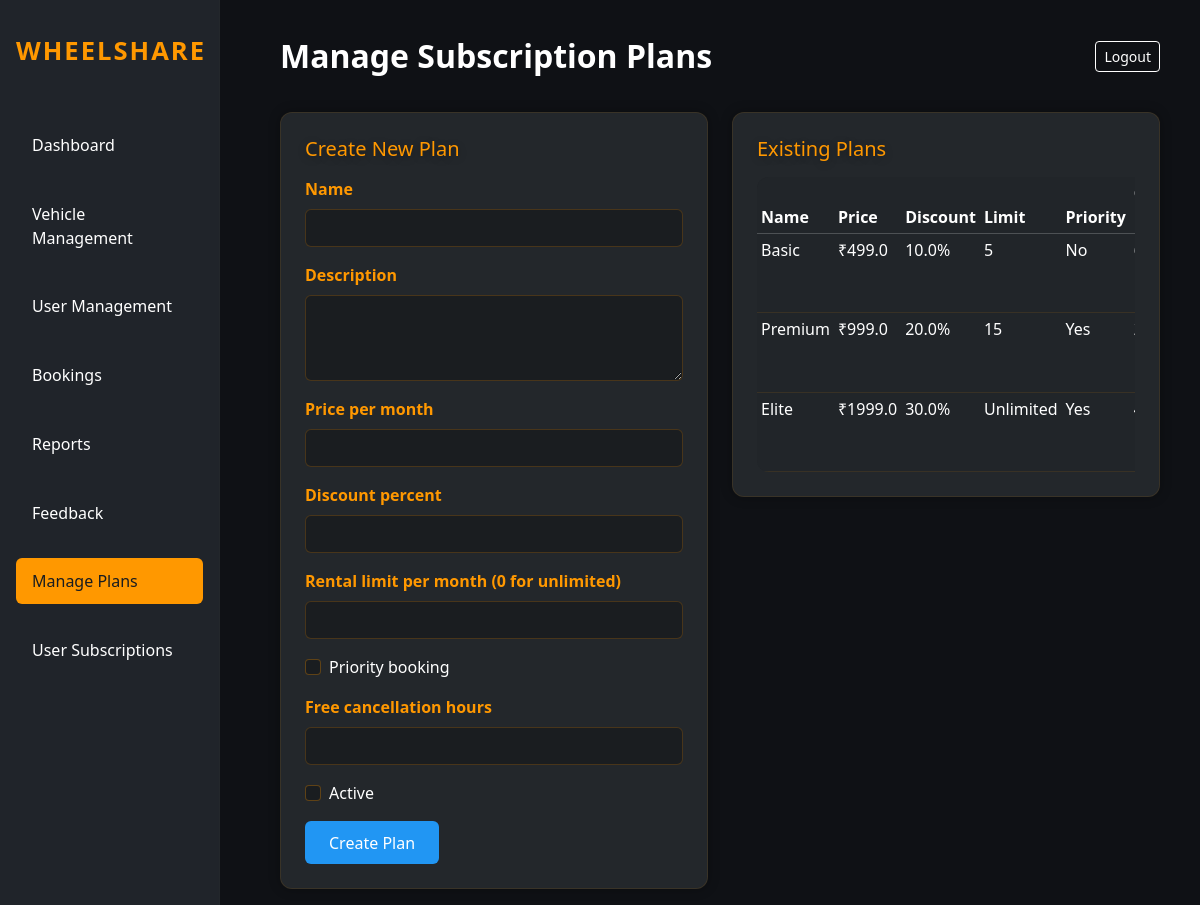
The app's page /admin/subscriptions (signed in) with its own data.
### models.py (models this page shows)
class SubscriptionPlan(db.Model):
    id = db.Column(db.Integer, primary_key=True)
    name = db.Column(db.String(100), nullable=False)  # Basic, Premium, Gold
    description = db.Column(db.String(500), nullable=False)
    price_per_month = db.Column(db.Float, nullable=False)
    discount_percent = db.Column(db.Float, default=0.0)  # Discount on rentals
    rental_limit_per_month = db.Column(db.Integer, nullable=True)  # None = unlimited
    priority_booking = db.Column(db.Boolean, default=False)  # Early access to new vehicles
    free_cancellation_hours = db.Column(db.Integer, default=24)  # Free cancellation within X hours
    created_date = db.Column(db.DateTime, default=db.func.now(), nullable=False)
    is_active = db.Column(db.Boolean, default=True, nullable=False)
    user_subscriptions = db.relationship('UserSubscription', backref='plan', lazy=True)

### app.py (the view, shortened to what this page needs)
@app.route('/admin/subscriptions', methods=['GET','POST'])
@admin_required
def admin_subscriptions():
    plans = SubscriptionPlan.query.all()
    return render_template('admin_subscriptions.html', plans=plans)

### app.py (called while the page is built, shortened)
@app.before_request
def _dev_bypass_auth():
    try:
        if os.getenv('DEV_BYPASS_AUTH', '') != '1':
            return
    except Exception:
        pass

def admin_required(f):
    @wraps(f)
    def decorated_function(*args, **kwargs):
        if "user_id" not in session:
            flash("Please login to access this page.", "warning")
            return redirect(url_for('login_select'))
        if session.get("role") != "admin":
            flash("Access denied. Admin privileges required.", "danger")
            return redirect(url_for('home'))
        return f(*args, **kwargs)
    return decorated_function

### templates/admin_subscriptions.html (shortened to what this page needs)
<!DOCTYPE html>
<html lang="en">
<head>
    <link href="https://cdn.jsdelivr.net/npm/bootstrap@5.3.2/dist/css/bootstrap.min.css" rel="stylesheet">
    <link rel="stylesheet" href="{{ url_for('static', filename='css/style.css') }}">
</head>
<body>
    <div class="sidebar">
        <div class="logo">WHEELSHARE</div>
        <a class="nav-link" href="/admin">Dashboard</a>
        <a class="nav-link" href="/admin/vehicles">Vehicle Management</a>
        <a class="nav-link" href="/admin/users">User Management</a>
        <a class="nav-link" href="/admin/bookings">Bookings</a>
        <a class="nav-link" href="/admin/reports">Reports</a>
        <a class="nav-link" href="/admin/feedbacks">Feedback</a>
        <a class="nav-link active" href="/admin/subscriptions">Manage Plans</a>
        <a class="nav-link" href="/admin/subscriptions/users">User Subscriptions</a>
    </div>
    <div class="main-content">
        <div class="admin-topbar">
            <div class="title">Manage Subscription Plans</div>
            <div><a href="/logout" class="btn btn-outline-light btn-sm">Logout</a></div>
        </div>
        <div class="row">
            <div class="col-md-6">
                <div class="card-dark">
                    <h5 class="mb-3" style="color: #ff9800;">{{ 'Edit Plan' if edit_plan else 'Create New Plan' }}</h5>
                    <form method="POST" action="/admin/subscriptions">
                        <div class="mb-3">
                            <label for="name" class="form-label">Name</label>
                            <input type="text" class="form-control" id="name" name="name" required
                                   value="{{ edit_plan.name if edit_plan else '' }}">
                        </div>
                        <div class="mb-3">
                            <label for="description" class="form-label">Description</label>
                            <textarea class="form-control" id="description" name="description" rows="3" required>{{ edit_plan.description if edit_plan else '' }}</textarea>
                        </div>
                        <div class="mb-3">
                            <label for="price" class="form-label">Price per month</label>
                            <input type="number" step="0.01" class="form-control" id="price" name="price" required
                                   value="{{ edit_plan.price_per_month if edit_plan else '' }}">
                        </div>
                        <div class="mb-3">
                            <label for="discount" class="form-label">Discount percent</label>
                            <input type="number" step="0.01" class="form-control" id="discount" name="discount"
                                   value="{{ edit_plan.discount_percent if edit_plan else '' }}">
                        </div>
                        <div class="mb-3">
                            <label for="limit" class="form-label">Rental limit per month (0 for unlimited)</label>
                            <input type="number" class="form-control" id="limit" name="limit"
                                   value="{{ edit_plan.rental_limit_per_month if edit_plan else '' }}">
                        </div>
                        <div class="form-check mb-3">
                            <input class="form-check-input" type="checkbox" id="priority" name="priority"
                                   {% if edit_plan and edit_plan.priority_booking %}checked{% endif %}>
                            <label class="form-check-label" for="priority">Priority booking</label>
                        </div>
                        <div class="mb-3">
                            <label for="free_cancel" class="form-label">Free cancellation hours</label>
                            <input type="number" class="form-control" id="free_cancel" name="free_cancel" required
                                   value="{{ edit_plan.free_cancellation_hours if edit_plan else '' }}">
                        </div>
                        <div class="form-check mb-3">
                            <input class="form-check-input" type="checkbox" id="is_active" name="is_active"
                                   {% if edit_plan and edit_plan.is_active %}checked{% endif %}>
                            <label class="form-check-label" for="is_active">Active</label>
                        </div>
                        <button type="submit" class="btn btn-primary">{{ 'Update' if edit_plan else 'Create' }} Plan</button>
                    </form>
                </div>
            </div>
            <div class="col-md-6">
                <div class="card-dark">
                    <h5 style="color: #ff9800;">Existing Plans</h5>
                    <div class="table-responsive mt-3">
                        <table class="table table-dark table-sm mb-0">
                            <thead>
                                <tr>
                                    <th>Name</th>
                                    <th>Price</th>
                                    <th>Discount</th>
                                    <th>Limit</th>
                                    <th>Priority</th>
                                    <th>Cancel Hours</th>
                                </tr>
                            </thead>
                            <tbody>
                                {% for plan in plans %}
                                <tr>
                                    <td>{{ plan.name }}</td>
                                    <td>₹{{ plan.price_per_month }}</td>
                                    <td>{{ plan.discount_percent }}%</td>
                                    <td>{{ plan.rental_limit_per_month or 'Unlimited' }}</td>
                                    <td>{{ 'Yes' if plan.priority_booking else 'No' }}</td>
                                    <td>{{ plan.free_cancellation_hours }}</td>
                                </tr>
                                {% endfor %}
                            </tbody>
                        </table>
                    </div>
                </div>
            </div>
        </div>
    </div>
</body>
</html>

### static/css/style.css (style rules this page uses)
:root { --bg: #0f1115; --card: #14161a; --muted: #9aa0a6; --accent: #ff7a18; }
body { color: #e6eef6; min-height: 100vh; }
.card-dark { background: var(--card); color: inherit; }
.form-control::placeholder { color: #fff; opacity: 0.7; }
input::placeholder, textarea::placeholder { color: #fff; opacity: 0.7; }
.card-dark { background: linear-gradient(135deg, rgba(20,22,26,0.95), rgba(15,17,21,0.95)); border: 1px solid rgba(255,255,255,0.05); box-shadow: 0 4px 12px rgba(0,0,0,0.3), inset 0 1px 2px rgba(255,255,255,0.05); }
h1, h2, h3, h4, h5, h6 { text-shadow: 0 2px 8px rgba(0,0,0,0.3); }
a { transition: all 0.2s ease; }

### templates/admin_subscriptions.html (style rules this page uses)
body { background: #0f1115; color: #fff; min-height: 100vh; margin: 0; font-family: 'Segoe UI', Tahoma, Geneva, Verdana, sans-serif; }
.sidebar { position: fixed; left: 0; top: 0; bottom: 0; width: 220px; background: #20242a; padding: 2rem 1rem 1rem 1rem; display: flex; flex-direction: column; gap: 1.2rem; z-index: 100; border-right: 1px solid #23272b; }
.sidebar .logo { font-size: 1.6rem; font-weight: 700; color: #ff9800; margin-bottom: 2rem; letter-spacing: 2px; }
.sidebar .nav-link { color: #fff; font-weight: 500; border-radius: 6px; padding: 0.7rem 1rem; margin-bottom: 0.2rem; transition: background 0.2s, color 0.2s; }
.sidebar .nav-link.active, .sidebar .nav-link:hover { background: #ff9800; color: #181c20; }
.main-content { margin-left: 240px; padding: 2rem 2.5rem 1rem 2.5rem; }
.admin-topbar { display: flex; align-items: center; justify-content: space-between; margin-bottom: 2rem; }
.admin-topbar .title { font-size: 2rem; font-weight: 700; color: #fff; }
.card-dark { background: #23272b; border-radius: 12px; border: 1px solid rgba(255, 152, 0, 0.1); box-shadow: 0 0 12px rgba(0, 0, 0, 0.3); padding: 1.5rem; }
.form-control, .form-select, textarea { background: #1a1d20 !important; border: 1px solid rgba(255, 152, 0, 0.2) !important; color: #e6eef6 !important; }
.form-label { color: #ff9800; font-weight: 600; margin-bottom: 0.5rem; }
.table-dark { background: #23272b; border-radius: 12px; overflow: hidden; }
.table-dark thead { background: #20242a; }
.table-dark tbody tr { border-color: rgba(255, 152, 0, 0.1); }
.btn-primary { background: #2196f3; border: none; padding: 0.6rem 1.5rem; }
.btn-outline-light { color: #fff; border-color: #fff; }
.form-check-input { background: #1a1d20; border: 1px solid rgba(255, 152, 0, 0.3); }

### records on screen
SubscriptionPlan: name "Basic", price_per_month "499.0", discount_percent "10.0", rental_limit_per_month "5", priority_booking "No"
SubscriptionPlan: name "Premium", price_per_month "999.0", discount_percent "20.0", rental_limit_per_month "15", priority_booking "Yes"
SubscriptionPlan: name "Elite", price_per_month "1999.0", discount_percent "30.0", rental_limit_per_month "Unlimited", priority_booking "Yes"

### other values on screen
{{ 'Edit Plan' if edit_plan else 'Create New Plan' }} "Create New Plan"
{{ 'Update' if edit_plan else 'Create' }} "Create"
